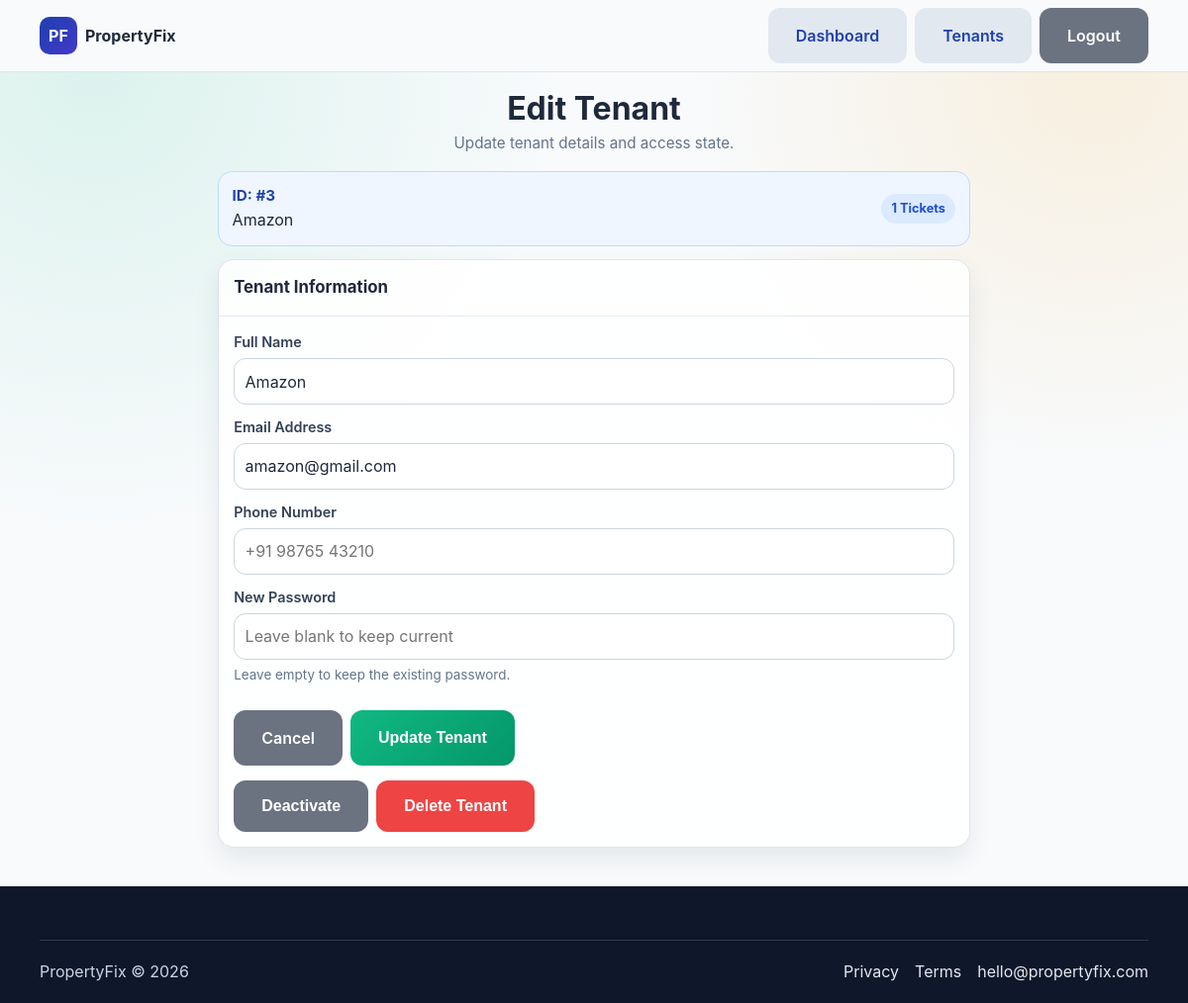
Screenshot of /manager/edit_tenant/3 (signed in) with the database file from the repository.
### models.py (models this page shows, shortened)
class Tenant(db.Model, UserMixin):
    __tablename__ = "tenants"
    id = db.Column(db.Integer, primary_key=True)
    name = db.Column(db.String(120))
    email = db.Column(db.String(120), unique=True, nullable=False)
    password_hash = db.Column(db.String(255))
    phone = db.Column(db.String(20))
    is_active = db.Column(db.Boolean, default=True)
    tickets = db.relationship("Ticket", back_populates="tenant")

### routes/manager_routes.py (the view, shortened to what this page needs)
    @app.route('/manager/edit_tenant/<int:tenant_id>', methods=['GET', 'POST'])
    @login_required
    def edit_tenant(tenant_id):
        if not isinstance(current_user, Manager):
            abort(403)
        tenant = Tenant.query.get_or_404(tenant_id)
        return render_template('manager/edit_tenant.html', tenant=tenant)

### app.py (called while the page is built, shortened)
@loginmanager.user_loader
def load_user(user_id):
    if not user_id:
        return None
    if ':' in user_id:
        role, raw_id = user_id.split(':', 1)
        if not raw_id.isdigit():
            return None
        lookup = {
            'manager': Manager,
            'tenant': Tenant,
            'technician': Technician,
        }
        model = lookup.get(role)
        if not model:
            return None
        user = db.session.get(model, int(raw_id))
        return user if user and user.is_active else None

### templates/manager/edit_tenant.html (shortened to what this page needs)
<!DOCTYPE html>
<html lang="en">
<head>
  <link rel="stylesheet" href="{{ url_for('static', filename='css/styles.css') }}">
</head>
<body>
  <header class="site-header" id="top">
    <div class="container header-inner">
      <a href="{{ url_for('home') }}" class="logo" aria-label="PropertyFix home">
        <span class="logo-mark">PF</span>
        <span>PropertyFix</span>
      </a>
      <nav class="header-actions" aria-label="Manager navigation">
        <a class="btn btn-outline" href="{{ url_for('manager_dashboard') }}">Dashboard</a>
        <a class="btn btn-outline" href="{{ url_for('manage_tenants') }}">Tenants</a>
        <a class="btn btn-secondary" href="{{ url_for('logout') }}">Logout</a>
      </nav>
    </div>
  </header>
  <main class="page">
    <div class="container shell">
      <section class="top-strip">
        <h1>Edit Tenant</h1>
        <p>Update tenant details and access state.</p>
      </section>
      <section class="tenant-info">
        <div>
          <div class="tenant-id">ID: #{{ tenant.id }}</div>
          <div>{{ tenant.name }}</div>
        </div>
        <span class="ticket-pill">{{ tenant.tickets|length }} Tickets</span>
      </section>
      <section class="card">
        <div class="card-head">
          <h2>Tenant Information</h2>
        </div>
        <form method="POST" class="form-grid">
          <div class="field">
            <label for="name">Full Name</label>
            <input type="text" id="name" name="name" value="{{ tenant.name }}" required>
          </div>
          <div class="field">
            <label for="email">Email Address</label>
            <input type="email" id="email" name="email" value="{{ tenant.email }}" required>
          </div>
          <div class="field">
            <label for="phone">Phone Number</label>
            <input type="tel" id="phone" name="phone" value="{{ tenant.phone or '' }}" placeholder="+91 98765 43210">
          </div>
          <div class="field">
            <label for="password">New Password</label>
            <input type="password" id="password" name="password" placeholder="Leave blank to keep current">
            <p class="field-note">Leave empty to keep the existing password.</p>
          </div>
          <div class="action-line">
            <a href="{{ url_for('manage_tenants') }}" class="btn btn-secondary">Cancel</a>
            <button type="submit" class="btn btn-primary">Update Tenant</button>
          </div>
        </form>
        <div class="action-rows">
          <div class="action-line">
            {% if tenant.is_active %}
              <form method="POST" action="{{ url_for('deactivate_tenant', tenant_id=tenant.id) }}" onsubmit="return confirm('Deactivate {{ tenant.name }}? They will lose access.');">
                <button type="submit" class="btn btn-secondary">Deactivate</button>
              </form>
            {% else %}
              <form method="POST" action="{{ url_for('activate_tenant', tenant_id=tenant.id) }}">
                <button type="submit" class="btn btn-primary">Activate</button>
              </form>
            {% endif %}
            <form method="POST" action="{{ url_for('delete_tenant', tenant_id=tenant.id) }}" onsubmit="return confirm('Delete {{ tenant.name }}? This is permanent.');">
              <button type="submit" class="btn" style="background:#ef4444; color:#fff;">Delete Tenant</button>
            </form>
          </div>
        </div>
      </section>
    </div>
  </main>
  <footer class="site-footer">
    <div class="container footer-bottom">
      <p>PropertyFix © 2026</p>
      <div class="footer-links">
        <a href="#">Privacy</a>
        <a href="#">Terms</a>
        <a href="mailto:hello@propertyfix.com">hello@propertyfix.com</a>
      </div>
    </div>
  </footer>
</body>
</html>

### statics/css/styles.css (style rules this page uses)
:root { --primary: #1e40af; --secondary: #10b981; --accent: #f59e0b; --bg: #f8fafc; --text: #1e293b; --success: #059669; --warning: #d97706; --muted: #64748b; --surface: rgba(255, 255, 255, 0.72); --border: rgba(148, 163, 184, 0.25); --shadow: 0 12px 28px rgba(30, 41, 59, 0.12); --radius: 16px; }
* { box-sizing: border-box; }
html { scroll-behavior: smooth; }
body { margin: 0; font-family: Inter, -apple-system, BlinkMacSystemFont, "Segoe UI", sans-serif; color: var(--text); background: var(--bg); line-height: 1.5; }
a { color: inherit; text-decoration: none; }
.container { width: min(1120px, calc(100% - 2rem)); margin: 0 auto; }
.site-header { position: sticky; top: 0; z-index: 50; background: rgba(248, 250, 252, 0.94); backdrop-filter: blur(10px); border-bottom: 1px solid var(--border); }
.header-inner { min-height: 72px; display: flex; align-items: center; justify-content: space-between; gap: 0.8rem; }
.logo { display: inline-flex; align-items: center; gap: 0.5rem; font-weight: 700; }
.logo-mark { width: 38px; height: 38px; border-radius: 10px; display: grid; place-items: center; color: #fff; background: linear-gradient(135deg, var(--primary), #4338ca); }
.header-actions { display: flex; align-items: center; gap: 0.5rem; }
.btn { position: relative; display: inline-flex; align-items: center; justify-content: center; min-height: 52px; padding: 16px 24px; border-radius: 12px; border: none; font-weight: 600; font-size: 1rem; transition: transform 0.2s ease, box-shadow 0.2s ease, opacity 0.2s ease; cursor: pointer; text-align: center; }
.btn-primary { background: linear-gradient(135deg, #10b981, #059669); color: white; padding: 16px 32px; border-radius: 12px; font-weight: 600; border: none; min-height: 52px; }
.btn-secondary { background: #6b7280; color: white; padding: 16px 32px; border-radius: 12px; }
.btn-outline { background: #e2e8f0; color: var(--primary); }
h1 { font-size: clamp(2.5rem, 10vw, 4rem); line-height: 1.05; margin: 0; }
h2 { font-size: clamp(1.5rem, 5.5vw, 2.5rem); margin: 0 0 1rem; }
.site-footer { background: #0f172a; color: #cbd5e1; padding: 2rem 0 1.2rem; }
.footer-bottom { border-top: 1px solid rgba(148, 163, 184, 0.25); margin-top: 1rem; padding-top: 1rem; display: flex; flex-direction: column; gap: 0.6rem; }
.footer-bottom p { margin: 0; }
.footer-links { display: flex; flex-wrap: wrap; gap: 1rem; }
.footer-links a { color: #e2e8f0; }
@media (min-width: 480px) { .btn { padding: 16px 28px; } }
@media (min-width: 768px) { .footer-bottom { margin-top: 1.4rem; padding-top: 1.2rem; flex-direction: row; align-items: center; justify-content: space-between; } }

### rows the page displays
Tenant: id "3", name "Amazon", email "amazon@gmail.com"

### other values shown
{{ tenant.tickets|length }} "1"
